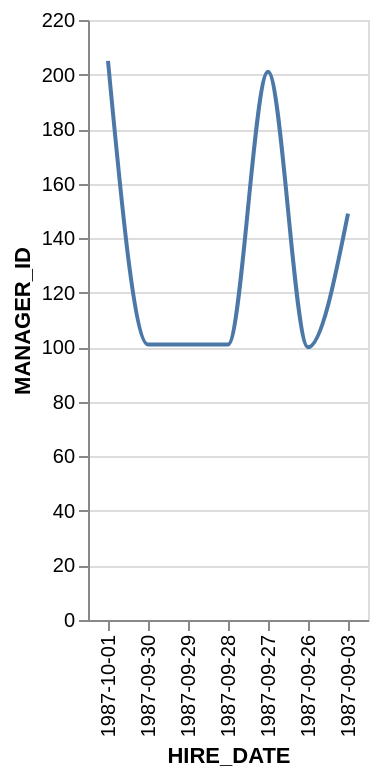

The Vega-Lite source for this figure:
### Vega-Lite specification from a JSON file in a GitHub repository (floating-point values rounded to 4 significant figures)
{"data": {"values": [{"x_data": "1987-10-01", "y_data": 205}, {"x_data": "1987-09-30", "y_data": 101}, {"x_data": "1987-09-29", "y_data": 101}, {"x_data": "1987-09-28", "y_data": 101}, {"x_data": "1987-09-27", "y_data": 201}, {"x_data": "1987-09-26", "y_data": 100}, {"x_data": "1987-09-03", "y_data": 149}]}, "mark": {"type": "line", "interpolate": "monotone"}, "encoding": {"x": {"field": "x_data", "type": "nominal", "title": "HIRE_DATE", "sort": "descending"}, "y": {"field": "y_data", "type": "quantitative", "title": "MANAGER_ID"}}}
